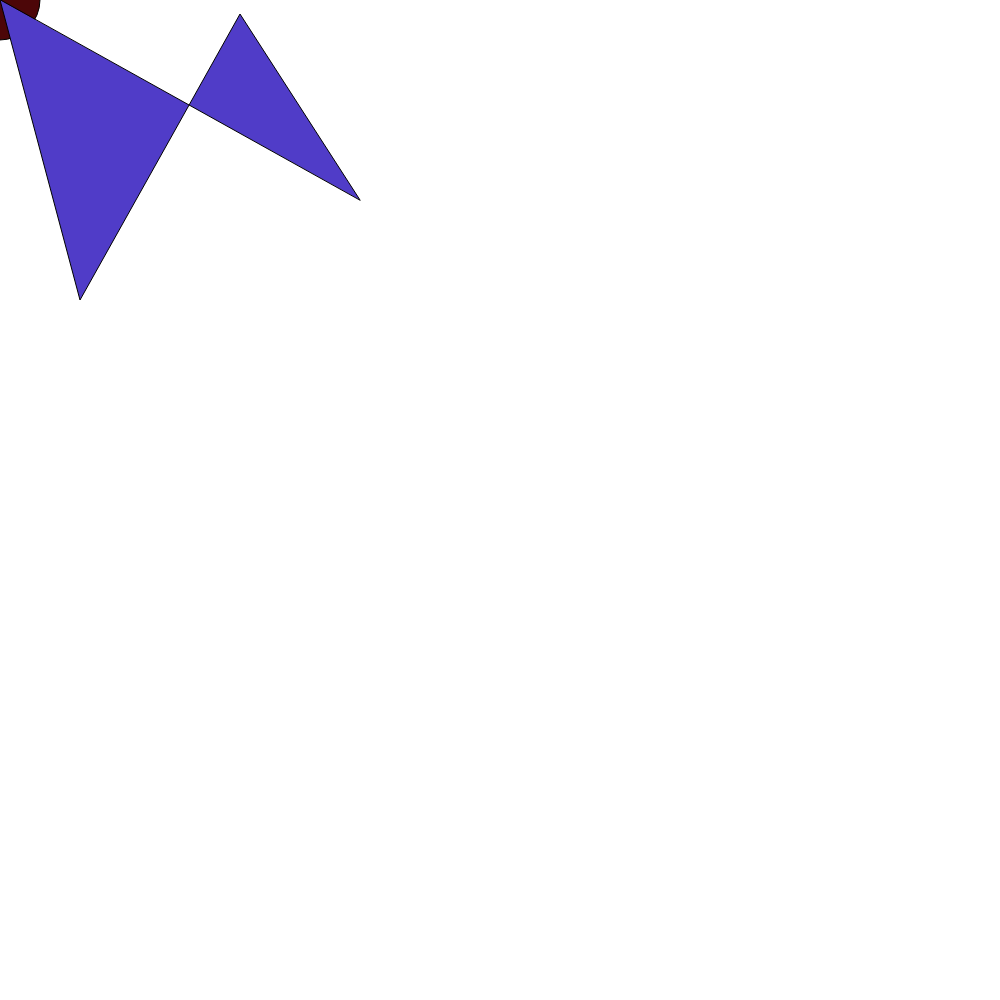
Frame 1 (no input)
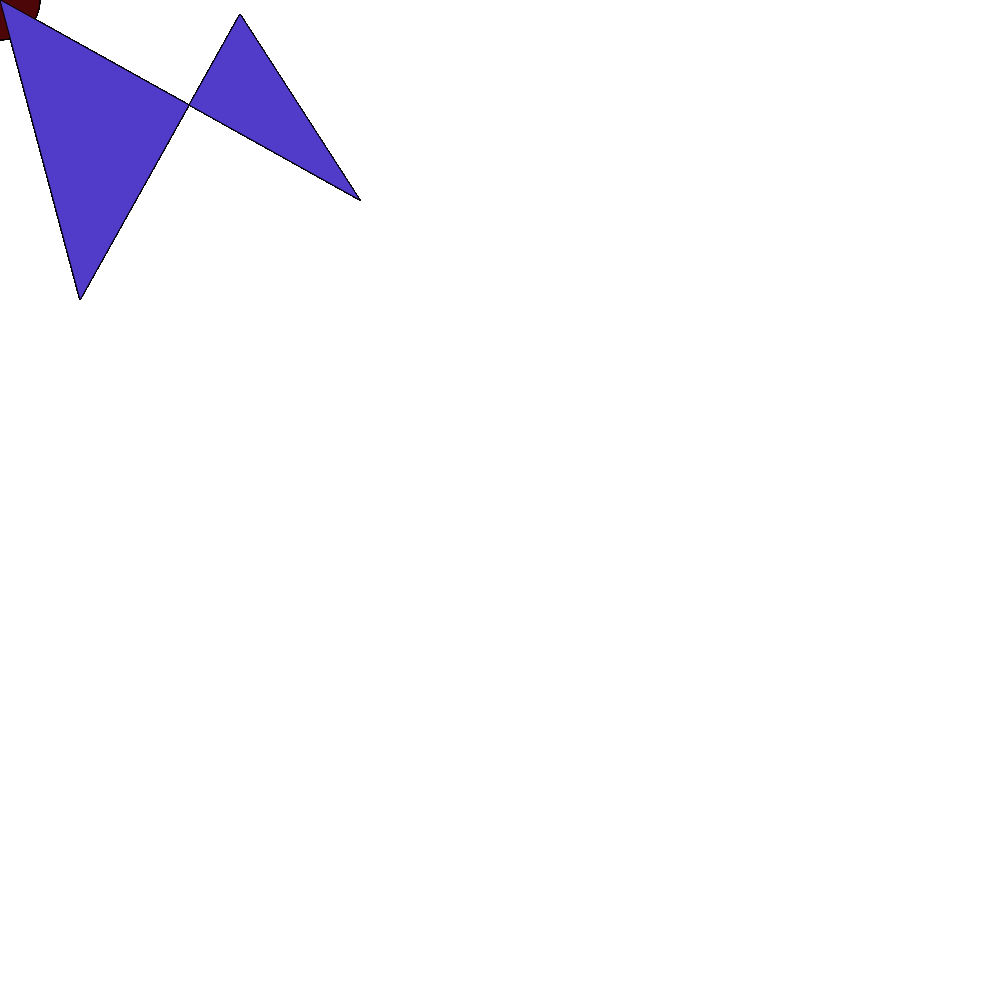
Frame 60 (no input)
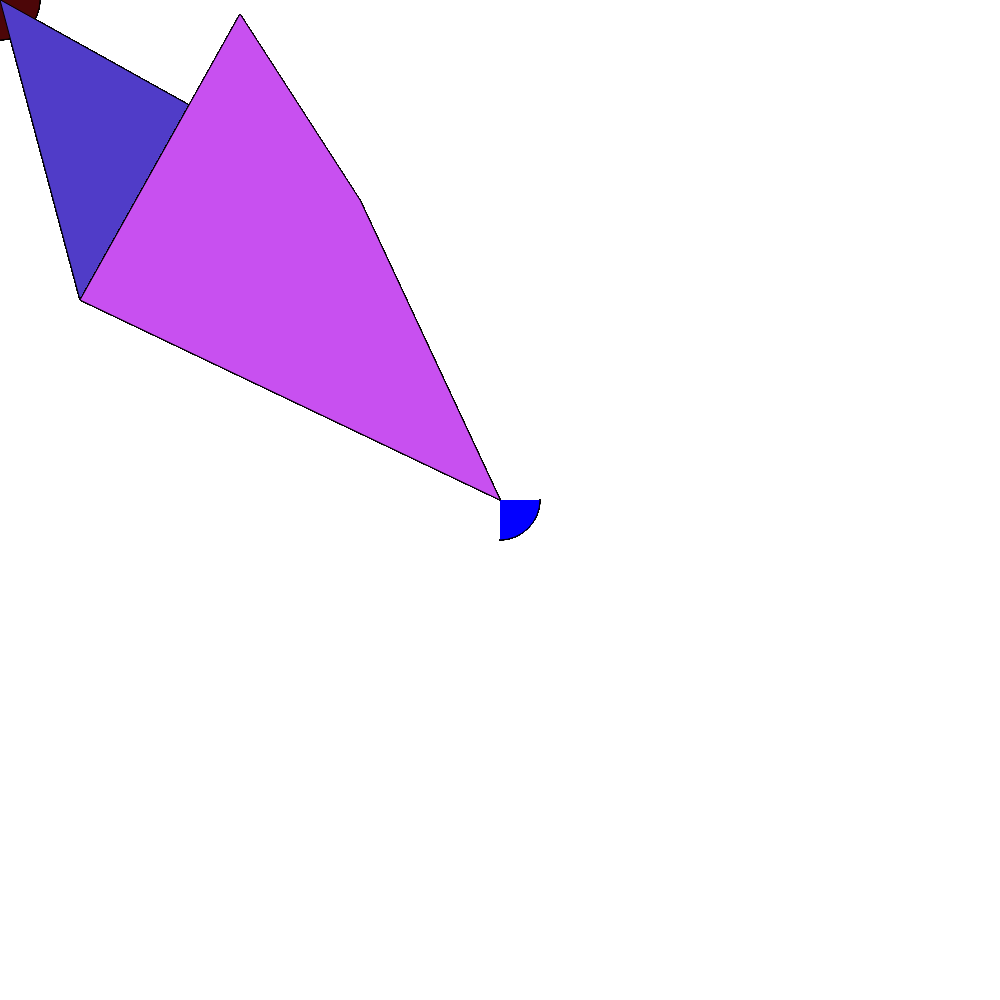
Frame 120 (the mouse pressed at the canvas centre since frame 60)

The p5.js sketch that drew these frames (run headless with seeded random() and noise() and a simulated clock; from frame 60 on, the mouse is pressed at the canvas centre):

// p5.js sketch
// ── sketch.js
function setup() {
  // put setup code here
  createCanvas(1000, 1000);
}

function draw() {
  // put drawing code here
  if(mouseIsPressed) {
    fill(3,0,300);
  } else {
    fill(76,6,8);
  }
  {
  arc(mouseX, mouseY, 80, 80, 0, HALF_PI);
  if(mouseIsPressed) {
    fill(200,80,240);
  } else {
    fill(80,60,200);
  }
  quad(mouseX,mouseY,80,300,240,14,360,200);
  if(mouseIsPressed) {
    fill(0,18,23,90);
  } else {
    fill(0,65,20,57);
  }
}
}
